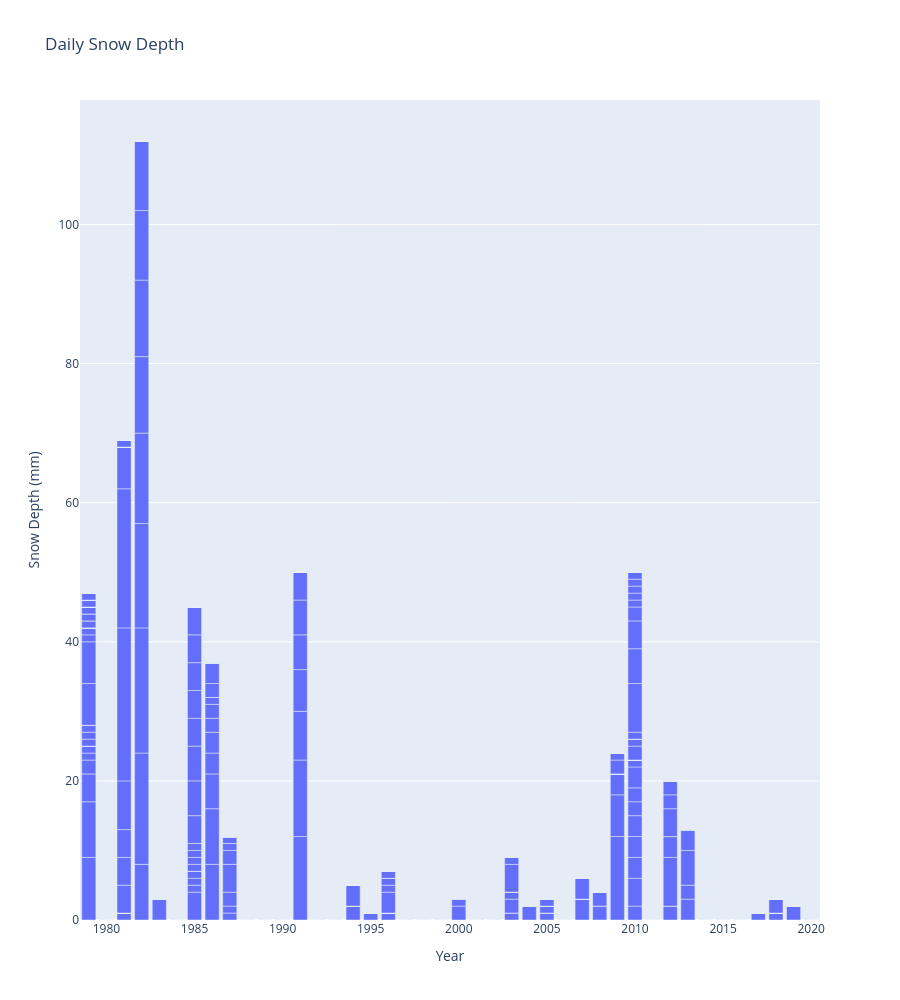

The code cell stored with this chart in its notebook:
### Code cell
fig3 = px.bar(df, x="year", y="snow_depth", title="Daily Snow Depth",
              labels={"snow_depth": "Snow Depth (mm)", "year": "Year"}, height=1000)

fig3.show()
fig3.write_html("figures/daily_snow_depth.html")

### Figure 1 — Plotly figure (JSON) as saved in the notebook; plotly's stock layout.template omitted (floating-point values rounded to 4 significant figures; data arrays with more than 128 entries replaced by an {"elided": "..."} marker saying what was removed)
{"data": [{"hovertemplate": "Year=%{x}<br>Snow Depth (mm)=%{y}<extra></extra>", "legendgroup": "", "marker": {"color": "#636efa", "pattern": {"shape": ""}}, "name": "", "orientation": "v", "showlegend": false, "textposition": "auto", "type": "bar", "x": {"elided": "15311 int values"}, "xaxis": "x", "y": {"elided": "15311 float values"}, "yaxis": "y"}], "layout": {"barmode": "relative", "height": 1000, "legend": {"tracegroupgap": 0}, "title": {"text": "Daily Snow Depth"}, "xaxis": {"anchor": "y", "domain": [0, 1], "title": {"text": "Year"}}, "yaxis": {"anchor": "x", "domain": [0, 1], "title": {"text": "Snow Depth (mm)"}}}}
